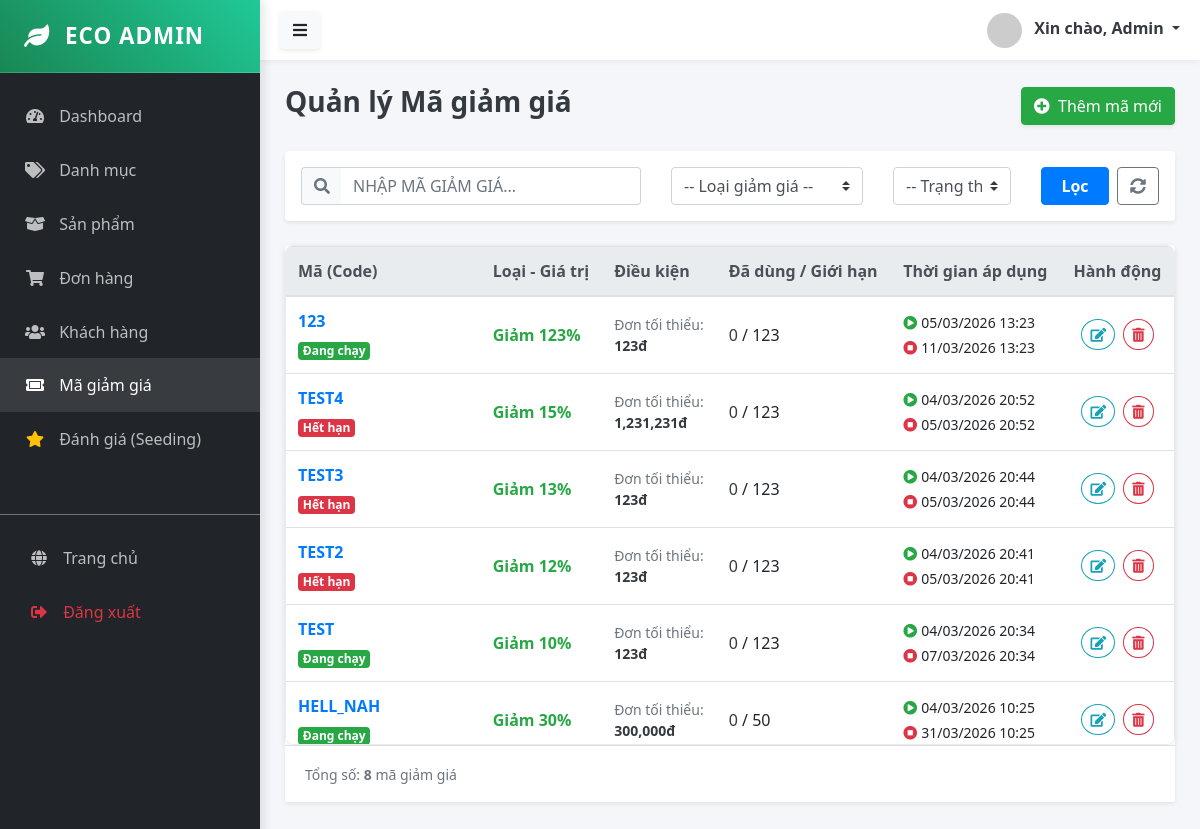
The page /public/admin/coupon (signed in) on the database its author committed.
### tables this page shows
CREATE TABLE `coupons` (
  `id` bigint UNSIGNED NOT NULL,
  `code` varchar(100) DEFAULT NULL,
  `type` varchar(50) DEFAULT NULL,
  `value` bigint DEFAULT NULL,
  `min_order_cents` bigint DEFAULT NULL,
  `usage_limit` int DEFAULT NULL,
  `used_count` int DEFAULT '0',
  `starts_at` datetime DEFAULT NULL,
  `ends_at` datetime DEFAULT NULL,
  `applies_to_category_ids` json DEFAULT NULL,
  `created_at` timestamp NULL DEFAULT CURRENT_TIMESTAMP
);

### app/Controllers/Admin/CouponController.php (called while the page is built, shortened)
<?php
class CouponController extends Controller {
    public function index() {
        $couponModel = $this->model('Coupon');
        $filters = [
            'search' => trim($_GET['search'] ?? ''),
            'type'   => $_GET['type'] ?? '',
            'status' => $_GET['status'] ?? ''
        ];
        $coupons = $couponModel->getAllCoupons($filters);
        $this->view('admin/coupons/index', ['coupons' => $coupons]);
    }
}

### app/Core/App.php (called while the page is built, shortened)
<?php
class App {
    protected $controller = 'HomeController';
    protected $method = 'index';
    public function __construct() {
        $url = $this->parseUrl();
        if (isset($url[0]) && strtolower($url[0]) == 'admin') {
            array_shift($url);
            $folder = 'Admin';
            $this->controller = 'DashboardController';
            if (isset($url[0])) {
                $controllerName = $this->convertToPascalCase($url[0]) . 'Controller';
                if (file_exists('../app/Controllers/Admin/' . $controllerName . '.php')) {
                    $this->controller = $controllerName;
                    array_shift($url);
                }
            }
        }
        $file = '../app/Controllers/' . $folder . '/' . $this->controller . '.php';
        if (file_exists($file)) {
            $this->controller = new $class;
        } else {
            die("Lỗi 404: Controller '{$this->controller}' không tồn tại.");
        }
        $this->params = $url ? array_values($url) : [];
        call_user_func_array([$this->controller, $this->method], $this->params);
    }
    public function parseUrl() {
        if (isset($_GET['url'])) {
            return explode('/', filter_var(rtrim($_GET['url'], '/'), FILTER_SANITIZE_URL));
        }
        return [];
    }
    private function convertToPascalCase($string) {
        return str_replace(' ', '', ucwords(str_replace('-', ' ', $string)));
    }
}

### public/index.php (called while the page is built, shortened)
<?php
$app = new App();

### config/database.php (called while the page is built)
<?php
return [
    'host' => $_ENV['DB_HOST'] ?? 'localhost',
    'dbname' => $_ENV['DB_DATABASE'] ?? 'ecostore',
    'user' => $_ENV['DB_USERNAME'] ?? 'root',
    'pass' => $_ENV['DB_PASSWORD'] ?? '',
    'charset' => 'utf8mb4'
];

### app/Core/Database.php (called while the page is built, shortened)
<?php
class Database {
    private static $instance = null;
    private $connection;
    private function __construct() {
        $config = require __DIR__ . '/../../config/database.php';
        $dsn = "mysql:host={$config['host']};dbname={$config['dbname']};charset={$config['charset']}";
        try {
            $this->connection = new PDO($dsn, $config['user'], $config['pass']);
            $this->connection->setAttribute(PDO::ATTR_ERRMODE, PDO::ERRMODE_EXCEPTION);
            $this->connection->setAttribute(PDO::ATTR_DEFAULT_FETCH_MODE, PDO::FETCH_ASSOC);
        } catch (PDOException $e) {
            die("DB Connection Error: " . $e->getMessage());
        }
    }
    public static function getInstance() {
        if (!self::$instance) {
            self::$instance = new Database();
        }
        return self::$instance;
    }
    public function query($sql, $params = []) {
        try {
            $stmt = $this->connection->prepare($sql);
            $stmt->execute($params);
            return $stmt;
        } catch (PDOException $e) {
            die("Lỗi truy vấn SQL: " . $e->getMessage());
        }
    }
    public function fetchAll($sql, $params = []) {
        return $this->query($sql, $params)->fetchAll();
    }
}

### app/Core/Model.php (called while the page is built, shortened)
<?php
abstract class Model {
    public function __construct() {
        $this->db = Database::getInstance();
    }
}

### app/Models/Coupon.php (called while the page is built, shortened)
<?php
class Coupon extends Model {
    protected $table = 'coupons';
    public function getAllCoupons($filters = []) {
        $sql = "SELECT * FROM {$this->table} WHERE 1=1";
        $params = [];
        $sql .= " ORDER BY created_at DESC";
        return $this->db->fetchAll($sql, $params);
    }
}

### app/Views/admin/coupons/index.php (the view, shortened to what this page needs)
<?php require_once '../app/Views/layouts/admin/sidebar.php'; ?>
<div class="d-flex justify-content-between align-items-center mb-4">
    <h3 class="text-dark font-weight-bold">Quản lý Mã giảm giá</h3>
    <a href="/MY_WEB/public/admin/coupon/create" class="btn btn-success shadow-sm">
        <i class="fas fa-plus-circle mr-1"></i> Thêm mã mới
    </a>
</div>
<div class="card shadow-sm border-0 mb-4 bg-white">
    <div class="card-body p-3">
        <form method="GET" action="/MY_WEB/public/admin/coupon" class="row align-items-center">
            <div class="col-md-5 mb-2 mb-md-0">
                <div class="input-group">
                    <div class="input-group-prepend">
                        <span class="input-group-text bg-light border-right-0"><i class="fas fa-search text-muted"></i></span>
                    </div>
                    <input type="text" name="search" class="form-control border-left-0" placeholder="Nhập mã giảm giá..." value="<?= $_GET['search'] ?? '' ?>" style="text-transform: uppercase;">
                </div>
            </div>
            <div class="col-md-3 mb-2 mb-md-0">
                <select name="type" class="form-control custom-select" onchange="this.form.submit()">
                    <option value="">-- Loại giảm giá --</option>
                </select>
            </div>
            <div class="col-md-2 mb-2 mb-md-0">
                <select name="status" class="form-control custom-select" onchange="this.form.submit()">
                    <option value="">-- Trạng thái --</option>
                </select>
            </div>
            <div class="col-md-2 d-flex">
                <button type="submit" class="btn btn-primary flex-grow-1 mr-2 font-weight-bold">Lọc</button>
                <a href="/MY_WEB/public/admin/coupon" class="btn btn-outline-secondary" title="Xóa bộ lọc"><i class="fas fa-sync-alt"></i></a>
            </div>
        </form>
    </div>
</div>
<div class="card shadow-sm border-0">
    <div class="card-body p-0">
        <div class="table-scroll-wrapper">
            <table class="table table-hover mb-0">
                <thead class="thead-light">
                    <tr>
                        <th>Mã (Code)</th>
                        <th>Loại - Giá trị</th>
                        <th>Điều kiện</th>
                        <th>Đã dùng / Giới hạn</th>
                        <th>Thời gian áp dụng</th>
                        <th class="text-center">Hành động</th>
                    </tr>
                </thead>
                <tbody>
                    <?php if (!empty($coupons)): ?>
                        <?php foreach ($coupons as $coupon): ?>
                            <?php
                            $now = time();
                            $start = strtotime($coupon['starts_at']);
                            $end = strtotime($coupon['ends_at']);
                            $statusClass = 'success';
                            $statusText = 'Đang chạy';
                            if ($now < $start) {
                                $statusClass = 'warning';
                                $statusText = 'Sắp tới';
                            } elseif ($now > $end) {
                                $statusClass = 'danger';
                                $statusText = 'Hết hạn';
                            }
                            ?>
                            <tr>
                                <td class="align-middle font-weight-bold text-primary">
                                    <span class="d-block mb-1 fs-5"><?= $coupon['code'] ?></span>
                                    <span class="badge badge-<?= $statusClass ?>"><?= $statusText ?></span>
                                </td>
                                <td class="align-middle">
                                    <?php if ($coupon['type'] == 'percent'): ?>
                                        <span class="text-success font-weight-bold">Giảm <?= $coupon['value'] ?>%</span>
                                    <?php else: ?>
                                        <span class="text-success font-weight-bold">Giảm <?= number_format($coupon['value']) ?>đ</span>
                                    <?php endif; ?>
                                </td>
                                <td class="align-middle text-muted small">
                                    Đơn tối thiểu: <br><strong class="text-dark"><?= number_format($coupon['min_order_cents']) ?>đ</strong>
                                </td>
                                <td class="align-middle">
                                    <?php
                                    $limit = $coupon['usage_limit'] ?: 'Vô hạn';
                                    $used = $coupon['used_count'];
                                    $color = ($limit !== 'Vô hạn' && $used >= $limit) ? 'text-danger font-weight-bold' : 'text-dark';
                                    ?>
                                    <span class="<?= $color ?>"><?= $used ?></span> / <?= $limit ?>
                                </td>
                                <td class="align-middle small">
                                    <div class="mb-1"><i class="fas fa-play-circle text-success mr-1"></i><?= date('d/m/Y H:i', strtotime($coupon['starts_at'])) ?></div>
                                    <div><i class="fas fa-stop-circle text-danger mr-1"></i><?= date('d/m/Y H:i', strtotime($coupon['ends_at'])) ?></div>
                                </td>
                                <td class="align-middle text-center">
                                    <a href="/MY_WEB/public/admin/coupon/edit/<?= $coupon['id'] ?>" class="btn btn-sm btn-outline-info rounded-circle mr-1" title="Sửa">
                                        <i class="fas fa-edit"></i>
                                    </a>
                                    <a href="/MY_WEB/public/admin/coupon/delete/<?= $coupon['id'] ?>" class="btn btn-sm btn-outline-danger rounded-circle" onclick="return confirm('Bạn có chắc chắn muốn xóa mã này?');" title="Xóa">
                                        <i class="fas fa-trash-alt"></i>
                                    </a>
                                </td>
                            </tr>
                        <?php endforeach; ?>
                    <?php endif; ?>
                </tbody>
            </table>
        </div>
    </div>
    <div class="card-footer bg-white py-3">
        <small class="text-muted">Tổng số: <strong><?= is_array($coupons) ? count($coupons) : 0 ?></strong> mã giảm giá</small>
    </div>
</div>
<?php require_once '../app/Views/layouts/admin/footer.php'; ?>

### public/assets/css/admin.css (style rules this page uses)
:root { --primary-color: #0d6efd; --secondary-color: #6c757d; --success-color: #198754; --sidebar-bg: #212529; --sidebar-width: 260px; --header-height: 60px; }
body { font-family: 'Segoe UI', Tahoma, Geneva, Verdana, sans-serif; background-color: #f4f6f9; overflow-x: hidden; }
.table-scroll-wrapper { max-height: 400px; overflow-y: auto; border-radius: 8px; box-shadow: 0 2px 8px rgba(0,0,0,0.05); background: #fff; border: 1px solid #e9ecef; }
.table-scroll-wrapper thead th { position: sticky; top: 0; background-color: #f8f9fa; z-index: 2; border-bottom: 2px solid #dee2e6; white-space: nowrap; }

### app/Views/admin/coupons/index.php (style rules this page uses)
.table-scroll-wrapper { max-height: 500px; overflow-y: auto; }
.table-scroll-wrapper thead th { position: sticky; top: 0; background-color: #f8f9fa; z-index: 1; box-shadow: 0 1px 2px rgba(0, 0, 0, 0.1); }

### rows shown on the page
coupons: code "123", statusText "Đang chạy", value "123", min_order_cents "123", used_count "0", usage_limit "123", starts_at "05/03/2026 13:23", ends_at "11/03/2026 13:23"
coupons: code "TEST4", statusText "Hết hạn", value "15", min_order_cents "1,231,231", used_count "0", usage_limit "123", starts_at "04/03/2026 20:52", ends_at "05/03/2026 20:52"
coupons: code "TEST3", statusText "Hết hạn", value "13", min_order_cents "123", used_count "0", usage_limit "123", starts_at "04/03/2026 20:44", ends_at "05/03/2026 20:44"
coupons: code "TEST2", statusText "Hết hạn", value "12", min_order_cents "123", used_count "0", usage_limit "123", starts_at "04/03/2026 20:41", ends_at "05/03/2026 20:41"
coupons: code "TEST", statusText "Đang chạy", value "10", min_order_cents "123", used_count "0", usage_limit "123", starts_at "04/03/2026 20:34", ends_at "07/03/2026 20:34"
coupons: code "HELL_NAH", statusText "Đang chạy", value "30", min_order_cents "300,000", used_count "0", usage_limit "50", starts_at "04/03/2026 10:25", ends_at "31/03/2026 10:25"

### other values the page prints
$_SESSION['admin_name'] "Admin"
count($coupons) "8"
